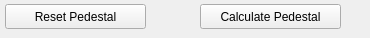
    <widget class="QWidget" name="page_7">
     <widget class="QPushButton" name="btn2DRight2">
      <property name="geometry">
       <rect>
        <x>345</x>
        <y>0</y>
        <width>16</width>
        <height>16</height>
       </rect>
      </property>
      <property name="sizePolicy">
       <sizepolicy hsizetype="Fixed" vsizetype="Fixed">
        <horstretch>0</horstretch>
        <verstretch>0</verstretch>
       </sizepolicy>
      </property>
      <property name="focusPolicy">
       <enum>Qt::NoFocus</enum>
      </property>
      <property name="text">
       <string/>
      </property>
      <property name="icon">
       <iconset resource="../include/icons.qrc">
        <normaloff>:/icons/images/rightArrow.png</normaloff>:/icons/images/rightArrow.png</iconset>
      </property>
      <property name="iconSize">
       <size>
        <width>16</width>
        <height>16</height>
       </size>
      </property>
      <property name="flat">
       <bool>true</bool>
      </property>
     </widget>
     <widget class="QPushButton" name="btnResetPedestal_2">
      <property name="geometry">
       <rect>
        <x>5</x>
        <y>4</y>
        <width>141</width>
        <height>25</height>
       </rect>
      </property>
      <property name="sizePolicy">
       <sizepolicy hsizetype="Fixed" vsizetype="Fixed">
        <horstretch>0</horstretch>
        <verstretch>0</verstretch>
       </sizepolicy>
      </property>
      <property name="maximumSize">
       <size>
        <width>16777215</width>
        <height>16777215</height>
       </size>
      </property>
      <property name="palette">
       <palette>
        <active>
         <colorrole role="Shadow">
          <brush brushstyle="SolidPattern">
           <color alpha="255">
            <red>20</red>
            <green>20</green>
            <blue>20</blue>
           </color>
          </brush>
         </colorrole>
        </active>
        <inactive>
         <colorrole role="Shadow">
          <brush brushstyle="SolidPattern">
           <color alpha="255">
            <red>20</red>
            <green>20</green>
            <blue>20</blue>
           </color>
          </brush>
         </colorrole>
        </inactive>
        <disabled>
         <colorrole role="Shadow">
          <brush brushstyle="SolidPattern">
           <color alpha="255">
            <red>20</red>
            <green>20</green>
            <blue>20</blue>
           </color>
          </brush>
         </colorrole>
        </disabled>
       </palette>
      </property>
      <property name="focusPolicy">
       <enum>Qt::NoFocus</enum>
      </property>
      <property name="text">
       <string>Reset Pedestal</string>
      </property>
      <property name="icon">
       <iconset resource="../include/icons.qrc">
        <normaloff>:/icons/images/erase.png</normaloff>:/icons/images/erase.png</iconset>
      </property>
      <property name="iconSize">
       <size>
        <width>16</width>
        <height>16</height>
       </size>
      </property>
     </widget>
     <widget class="QPushButton" name="btnCalPedestal_2">
      <property name="geometry">
       <rect>
        <x>200</x>
        <y>4</y>
        <width>141</width>
        <height>25</height>
       </rect>
      </property>
      <property name="sizePolicy">
       <sizepolicy hsizetype="Fixed" vsizetype="Fixed">
        <horstretch>0</horstretch>
        <verstretch>0</verstretch>
       </sizepolicy>
      </property>
      <property name="maximumSize">
       <size>
        <width>16777215</width>
        <height>16777215</height>
       </size>
      </property>
      <property name="palette">
       <palette>
        <active>
         <colorrole role="Shadow">
          <brush brushstyle="SolidPattern">
           <color alpha="255">
            <red>20</red>
            <green>20</green>
            <blue>20</blue>
           </color>
          </brush>
         </colorrole>
        </active>
        <inactive>
         <colorrole role="Shadow">
          <brush brushstyle="SolidPattern">
           <color alpha="255">
            <red>20</red>
            <green>20</green>
            <blue>20</blue>
           </color>
          </brush>
         </colorrole>
        </inactive>
        <disabled>
         <colorrole role="Shadow">
          <brush brushstyle="SolidPattern">
           <color alpha="255">
            <red>20</red>
            <green>20</green>
            <blue>20</blue>
           </color>
          </brush>
         </colorrole>
        </disabled>
       </palette>
      </property>
      <property name="focusPolicy">
       <enum>Qt::NoFocus</enum>
      </property>
      <property name="text">
       <string>Calculate Pedestal</string>
      </property>
      <property name="icon">
       <iconset resource="../include/icons.qrc">
        <normaloff>:/icons/images/calculate.png</normaloff>:/icons/images/calculate.png</iconset>
      </property>
      <property name="iconSize">
       <size>
        <width>16</width>
        <height>16</height>
       </size>
      </property>
     </widget>
    </widget>
